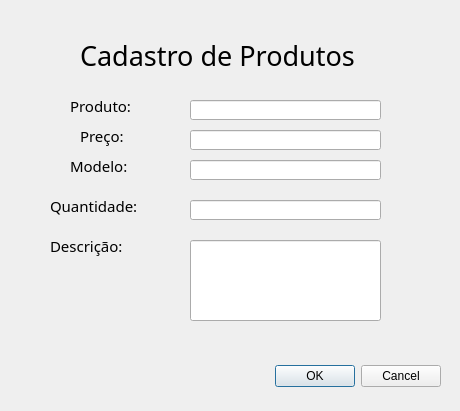
<?xml version="1.0" encoding="UTF-8"?>
<ui version="4.0">
 <class>produtos</class>
 <widget class="QDialog" name="produtos">
  <property name="geometry">
   <rect>
    <x>0</x>
    <y>0</y>
    <width>460</width>
    <height>411</height>
   </rect>
  </property>
  <property name="windowTitle">
   <string>Dialog</string>
  </property>
  <widget class="QDialogButtonBox" name="buttonBox">
   <property name="geometry">
    <rect>
     <x>100</x>
     <y>360</y>
     <width>341</width>
     <height>32</height>
    </rect>
   </property>
   <property name="orientation">
    <enum>Qt::Horizontal</enum>
   </property>
   <property name="standardButtons">
    <set>QDialogButtonBox::Cancel|QDialogButtonBox::Ok</set>
   </property>
  </widget>
  <widget class="QLabel" name="label">
   <property name="geometry">
    <rect>
     <x>80</x>
     <y>40</y>
     <width>361</width>
     <height>31</height>
    </rect>
   </property>
   <property name="font">
    <font>
     <family>Century Gothic</family>
     <pointsize>20</pointsize>
     <weight>50</weight>
     <bold>false</bold>
    </font>
   </property>
   <property name="text">
    <string>Cadastro de Produtos</string>
   </property>
  </widget>
  <widget class="QLineEdit" name="txtNome">
   <property name="geometry">
    <rect>
     <x>190</x>
     <y>100</y>
     <width>191</width>
     <height>20</height>
    </rect>
   </property>
   <property name="maxLength">
    <number>80</number>
   </property>
  </widget>
  <widget class="QLineEdit" name="txtPreco">
   <property name="geometry">
    <rect>
     <x>190</x>
     <y>130</y>
     <width>191</width>
     <height>20</height>
    </rect>
   </property>
   <property name="inputMethodHints">
    <set>Qt::ImhFormattedNumbersOnly</set>
   </property>
  </widget>
  <widget class="QLabel" name="label_2">
   <property name="geometry">
    <rect>
     <x>70</x>
     <y>90</y>
     <width>81</width>
     <height>31</height>
    </rect>
   </property>
   <property name="font">
    <font>
     <family>Century Gothic</family>
     <pointsize>11</pointsize>
     <weight>50</weight>
     <bold>false</bold>
    </font>
   </property>
   <property name="text">
    <string>Produto:</string>
   </property>
  </widget>
  <widget class="QLineEdit" name="txtMod">
   <property name="geometry">
    <rect>
     <x>190</x>
     <y>160</y>
     <width>191</width>
     <height>20</height>
    </rect>
   </property>
   <property name="maxLength">
    <number>80</number>
   </property>
  </widget>
  <widget class="QLabel" name="label_3">
   <property name="geometry">
    <rect>
     <x>80</x>
     <y>120</y>
     <width>71</width>
     <height>31</height>
    </rect>
   </property>
   <property name="font">
    <font>
     <family>Century Gothic</family>
     <pointsize>11</pointsize>
     <weight>50</weight>
     <bold>false</bold>
    </font>
   </property>
   <property name="text">
    <string>Preço:</string>
   </property>
  </widget>
  <widget class="QLabel" name="label_4">
   <property name="geometry">
    <rect>
     <x>70</x>
     <y>150</y>
     <width>81</width>
     <height>31</height>
    </rect>
   </property>
   <property name="font">
    <font>
     <family>Century Gothic</family>
     <pointsize>11</pointsize>
     <weight>50</weight>
     <bold>false</bold>
    </font>
   </property>
   <property name="text">
    <string>Modelo:</string>
   </property>
  </widget>
  <widget class="QLabel" name="label_5">
   <property name="geometry">
    <rect>
     <x>50</x>
     <y>190</y>
     <width>121</width>
     <height>31</height>
    </rect>
   </property>
   <property name="font">
    <font>
     <family>Century Gothic</family>
     <pointsize>11</pointsize>
     <weight>50</weight>
     <bold>false</bold>
    </font>
   </property>
   <property name="text">
    <string>Quantidade:</string>
   </property>
  </widget>
  <widget class="QLineEdit" name="txtQtd">
   <property name="geometry">
    <rect>
     <x>190</x>
     <y>200</y>
     <width>191</width>
     <height>20</height>
    </rect>
   </property>
   <property name="inputMethodHints">
    <set>Qt::ImhDigitsOnly</set>
   </property>
  </widget>
  <widget class="QLabel" name="label_6">
   <property name="geometry">
    <rect>
     <x>50</x>
     <y>230</y>
     <width>101</width>
     <height>31</height>
    </rect>
   </property>
   <property name="font">
    <font>
     <family>Century Gothic</family>
     <pointsize>11</pointsize>
     <weight>50</weight>
     <bold>false</bold>
    </font>
   </property>
   <property name="text">
    <string>Descrição:</string>
   </property>
  </widget>
  <widget class="QLineEdit" name="txtDesc">
   <property name="geometry">
    <rect>
     <x>190</x>
     <y>240</y>
     <width>191</width>
     <height>81</height>
    </rect>
   </property>
   <property name="inputMethodHints">
    <set>Qt::ImhMultiLine</set>
   </property>
   <property name="maxLength">
    <number>80</number>
   </property>
  </widget>
 </widget>
 <resources/>
 <connections>
  <connection>
   <sender>buttonBox</sender>
   <signal>accepted()</signal>
   <receiver>produtos</receiver>
   <slot>accept()</slot>
   <hints>
    <hint type="sourcelabel">
     <x>248</x>
     <y>254</y>
    </hint>
    <hint type="destinationlabel">
     <x>157</x>
     <y>274</y>
    </hint>
   </hints>
  </connection>
  <connection>
   <sender>buttonBox</sender>
   <signal>rejected()</signal>
   <receiver>produtos</receiver>
   <slot>reject()</slot>
   <hints>
    <hint type="sourcelabel">
     <x>316</x>
     <y>260</y>
    </hint>
    <hint type="destinationlabel">
     <x>286</x>
     <y>274</y>
    </hint>
   </hints>
  </connection>
 </connections>
</ui>
